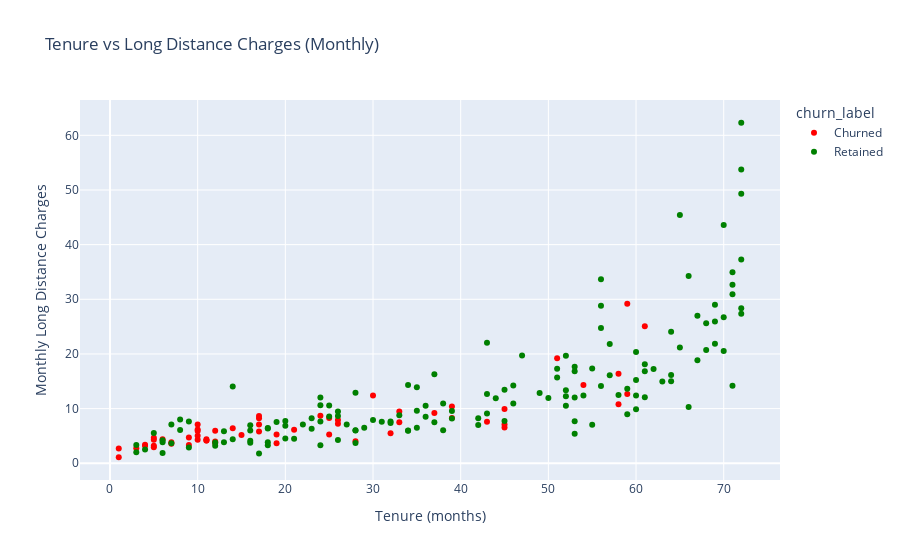

Here is the notebook cell this chart was saved with:
### Code cell
# 3. Tenure vs Long Distance Charges (Scatter)
fig3 = px.scatter(df, x='tenure', y='longmon', color='churn_label',
                  title='Tenure vs Long Distance Charges (Monthly)',
                  labels={'tenure': 'Tenure (months)', 'longmon': 'Monthly Long Distance Charges'},
                  hover_data=['income', 'age'],
                  color_discrete_map={'Retained': 'green', 'Churned': 'red'})

fig3.show()



#plt.figure(figsize=(10, 6))
sns.scatterplot(data=df, x='tenure', y='longmon', hue='churn_label',
                palette={'Retained': 'green', 'Churned': 'red'}, alpha=0.7)
plt.title("Tenure vs Monthly Long Distance Charges")
plt.xlabel("Tenure (Months)")
plt.ylabel("Monthly Long Distance Charges")
plt.legend(title="Customer Status")
plt.show()

### Figure 1 — Plotly figure (JSON) as saved in the notebook; plotly's stock layout.template omitted (floating-point values rounded to 4 significant figures; data arrays with more than 128 entries replaced by an {"elided": "..."} marker saying what was removed)
{"data": [{"customdata": [[136, 33], [33, 33], [161, 35], [19, 24], [36, 22], [131, 42], [57, 54], [26, 24], [25, 21], [82, 57], [18, 21], [34, 35], [46, 30], [91, 27], [28, 24], [34, 43], [52, 34], [63, 30], [83, 44], [66, 33], [18, 30], [33, 32], [55, 29], [68, 47], [41, 63], [58, 48], [28, 62], [135, 30], [39, 27], [46, 47], [31, 42], [39, 41], [53, 26], [17, 24], [75, 28], [18, 31], [22, 40], [20, 28], [51, 43], [55, 42], [71, 32], [43, 34], [58, 35], [398, 40], [45, 39], [73, 32], [18, 19], [20, 20], [41, 43], [64, 37], [70, 38], [41, 26], [38, 40], [36, 55], [58, 32], [41, 33], [39, 36], [25, 30]], "hovertemplate": "churn_label=Churned<br>Tenure (months)=%{x}<br>Monthly Long Distance Charges=%{y}<br>income=%{customdata[0]}<br>age=%{customdata[1]}<extra></extra>", "legendgroup": "Churned", "marker": {"color": "red", "symbol": "circle"}, "mode": "markers", "name": "Churned", "orientation": "v", "showlegend": true, "type": "scatter", "x": [11, 33, 4, 12, 45, 17, 33, 39, 43, 28, 1, 15, 5, 32, 6, 61, 10, 45, 5, 10, 26, 5, 25, 39, 11, 51, 25, 1, 7, 5, 17, 9, 11, 4, 10, 12, 10, 30, 26, 54, 19, 45, 19, 14, 17, 59, 17, 10, 21, 58, 7, 59, 9, 12, 3, 37, 58, 24], "xaxis": "x", "y": [4.4, 9.45, 3.4, 4, 9.95, 5.8, 7.5, 10.4, 7.6, 4.05, 2.7, 5.15, 4.3, 5.5, 4.4, 25.05, 4.3, 7.1, 4.65, 7.1, 7.25, 3.2, 5.25, 8.3, 4.15, 19.2, 8.3, 1.1, 3.55, 2.95, 8.25, 4.7, 4.15, 3.2, 6.2, 3.7, 5.05, 12.4, 7.9, 14.3, 5.25, 6.55, 3.65, 6.4, 8.65, 29.2, 7.1, 5.9, 6.15, 10.8, 3.85, 12.65, 3.35, 5.95, 2.75, 9.2, 16.4, 8.7], "yaxis": "y"}, {"customdata": {"elided": "142x2 int values"}, "hovertemplate": "churn_label=Retained<br>Tenure (months)=%{x}<br>Monthly Long Distance Charges=%{y}<br>income=%{customdata[0]}<br>age=%{customdata[1]}<extra></extra>", "legendgroup": "Retained", "marker": {"color": "green", "symbol": "circle"}, "mode": "markers", "name": "Retained", "orientation": "v", "showlegend": true, "type": "scatter", "x": {"elided": "142 int values"}, "xaxis": "x", "y": {"elided": "142 float values"}, "yaxis": "y"}], "layout": {"legend": {"title": {"text": "churn_label"}, "tracegroupgap": 0}, "title": {"text": "Tenure vs Long Distance Charges (Monthly)"}, "xaxis": {"anchor": "y", "domain": [0, 1], "title": {"text": "Tenure (months)"}}, "yaxis": {"anchor": "x", "domain": [0, 1], "title": {"text": "Monthly Long Distance Charges"}}}}
